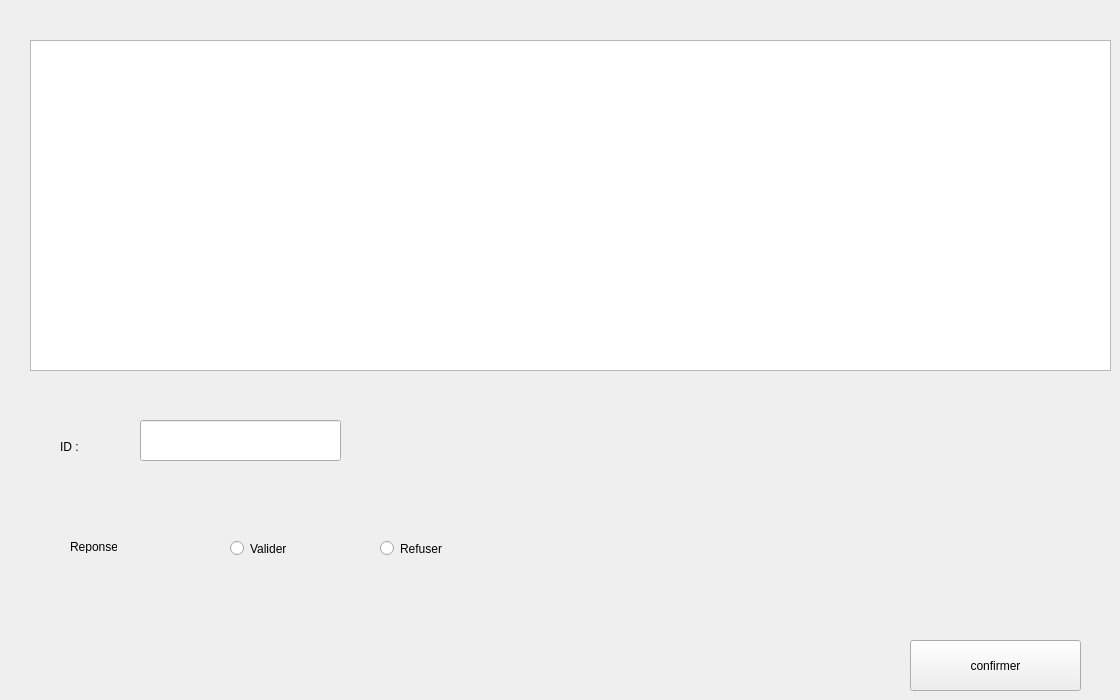
      <widget class="QWidget" name="Gerer_congesSTW">
       <attribute name="title">
        <string>Gerer conges</string>
       </attribute>
       <widget class="QTableView" name="tvcongesSTW">
        <property name="geometry">
         <rect>
          <x>30</x>
          <y>40</y>
          <width>1081</width>
          <height>331</height>
         </rect>
        </property>
        <property name="styleSheet">
         <string notr="true">
background: none;

</string>
        </property>
       </widget>
       <widget class="QLineEdit" name="Le_idconges">
        <property name="geometry">
         <rect>
          <x>140</x>
          <y>420</y>
          <width>201</width>
          <height>41</height>
         </rect>
        </property>
        <property name="styleSheet">
         <string notr="true">background: none;

</string>
        </property>
       </widget>
       <widget class="QRadioButton" name="radioButton_refuserS">
        <property name="geometry">
         <rect>
          <x>380</x>
          <y>540</y>
          <width>82</width>
          <height>17</height>
         </rect>
        </property>
        <property name="styleSheet">
         <string notr="true"/>
        </property>
        <property name="text">
         <string>Refuser</string>
        </property>
       </widget>
       <widget class="QRadioButton" name="radioButton_validerS">
        <property name="geometry">
         <rect>
          <x>230</x>
          <y>540</y>
          <width>82</width>
          <height>17</height>
         </rect>
        </property>
        <property name="styleSheet">
         <string notr="true"/>
        </property>
        <property name="text">
         <string>Valider</string>
        </property>
       </widget>
       <widget class="QLabel" name="label_reponse">
        <property name="geometry">
         <rect>
          <x>70</x>
          <y>540</y>
          <width>47</width>
          <height>13</height>
         </rect>
        </property>
        <property name="styleSheet">
         <string notr="true"/>
        </property>
        <property name="text">
         <string>Reponse:</string>
        </property>
       </widget>
       <widget class="QLabel" name="label_idvalider">
        <property name="geometry">
         <rect>
          <x>60</x>
          <y>440</y>
          <width>47</width>
          <height>13</height>
         </rect>
        </property>
        <property name="styleSheet">
         <string notr="true"/>
        </property>
        <property name="text">
         <string>ID :</string>
        </property>
       </widget>
       <widget class="QPushButton" name="ConfirmerS">
        <property name="geometry">
         <rect>
          <x>910</x>
          <y>640</y>
          <width>171</width>
          <height>51</height>
         </rect>
        </property>
        <property name="text">
         <string>confirmer</string>
        </property>
       </widget>
      </widget>
